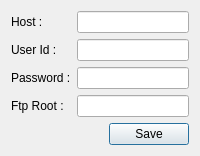
<?xml version="1.0" encoding="UTF-8"?>
<ui version="4.0">
 <class>FtpConfigDialog</class>
 <widget class="QDialog" name="FtpConfigDialog">
  <property name="geometry">
   <rect>
    <x>0</x>
    <y>0</y>
    <width>200</width>
    <height>150</height>
   </rect>
  </property>
  <property name="windowTitle">
   <string>FtpConfigDialog</string>
  </property>
  <layout class="QVBoxLayout" name="verticalLayout">
   <item>
    <layout class="QGridLayout" name="gridLayout">
     <item row="0" column="0">
      <widget class="QLabel" name="label">
       <property name="text">
        <string>Host :</string>
       </property>
      </widget>
     </item>
     <item row="0" column="1">
      <widget class="QLineEdit" name="hostLineEdit"/>
     </item>
     <item row="1" column="0">
      <widget class="QLabel" name="label_2">
       <property name="text">
        <string>User Id :</string>
       </property>
      </widget>
     </item>
     <item row="1" column="1">
      <widget class="QLineEdit" name="userIdLineEdit"/>
     </item>
     <item row="2" column="0">
      <widget class="QLabel" name="label_3">
       <property name="text">
        <string>Password :</string>
       </property>
      </widget>
     </item>
     <item row="2" column="1">
      <widget class="QLineEdit" name="passwordLineEdit">
       <property name="echoMode">
        <enum>QLineEdit::Normal</enum>
       </property>
      </widget>
     </item>
     <item row="3" column="0">
      <widget class="QLabel" name="label_4">
       <property name="text">
        <string>Ftp Root :</string>
       </property>
      </widget>
     </item>
     <item row="3" column="1">
      <widget class="QLineEdit" name="ftpRootLineEdit"/>
     </item>
    </layout>
   </item>
   <item>
    <layout class="QHBoxLayout" name="horizontalLayout">
     <item>
      <spacer name="horizontalSpacer">
       <property name="orientation">
        <enum>Qt::Horizontal</enum>
       </property>
       <property name="sizeHint" stdset="0">
        <size>
         <width>40</width>
         <height>20</height>
        </size>
       </property>
      </spacer>
     </item>
     <item>
      <widget class="QPushButton" name="okBtn">
       <property name="text">
        <string>Save</string>
       </property>
      </widget>
     </item>
    </layout>
   </item>
  </layout>
 </widget>
 <layoutdefault spacing="6" margin="11"/>
 <resources/>
 <connections/>
</ui>
